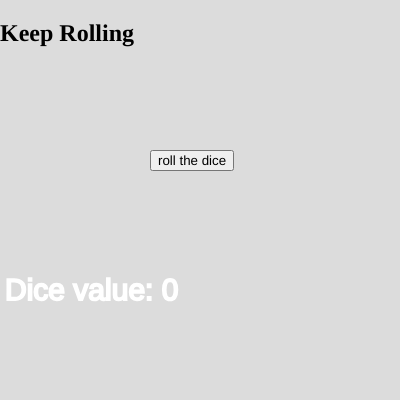
Frame 1 (no input)
Frame 60 (no input): identical to frame 1, image omitted
Frame 120 (the mouse pressed at the canvas centre since frame 60): identical to frame 1, image omitted

The p5.js sketch that drew this single still picture (run headless with seeded random() and noise() and a simulated clock; from frame 60 on, the mouse is pressed at the canvas centre):

// p5.js sketch
// ── sketch.js
// LEZIONE 4 PARTE 5
// creazione di un bottone

let button;
let elem;
let dice = 0; 
function setup() {
  elem = createElement("h2","Keep Rolling")
  elem.position(0,0);
  createCanvas(400, 400);

  // BOTTONE
  button = createButton("roll the dice");
  button.position(150,150);

  // quando mouse schiacciato --> roll dice
  button.mousePressed(rollDice);
}

function draw() {
  background(220);
  stroke("white");
  strokeWeight(2);
  fill("white");
  textSize(30);
  text("Dice value: "+ dice, 5, 300);
}

function rollDice(){
  dice = random(1,6);
  // SOLO N INTERI 
  dice = floor(dice); 
  // floor(dice) --> per DIFETTO
  // ceil(dice) --> per ECCESSO
}
